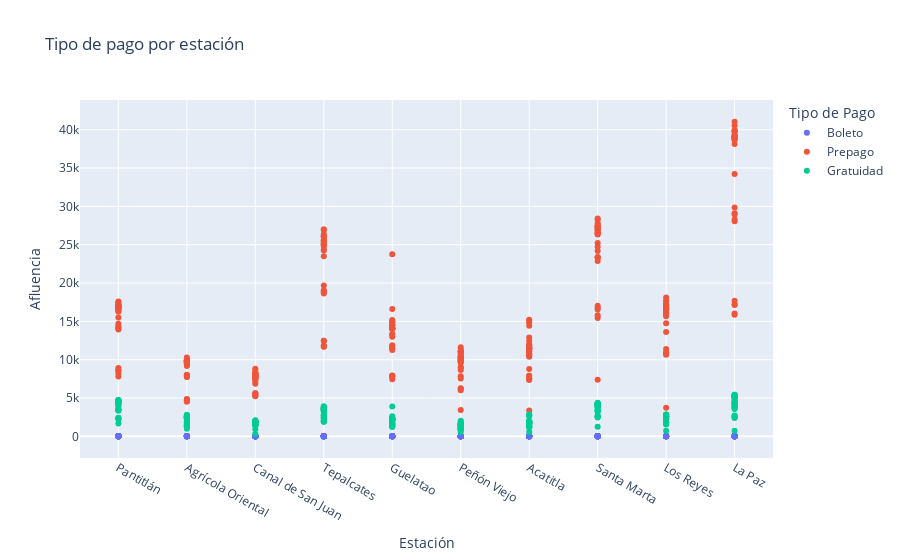

The notebook cell saved with this chart:
### Code cell
fig = px.scatter(linea_a, x="estacion", y="afluencia", color="tipo_pago",
                 labels={"estacion": "Estación",
                         "afluencia": "Afluencia",
                         "tipo_pago": "Tipo de Pago"},
                         title="Tipo de pago por estación")
fig.show()

### Figure 1 — Plotly figure (JSON) as saved in the notebook; plotly's stock layout.template omitted (floating-point values rounded to 4 significant figures; data arrays with more than 128 entries replaced by an {"elided": "..."} marker saying what was removed)
{"data": [{"hovertemplate": "Tipo de Pago=Boleto<br>Estación=%{x}<br>Afluencia=%{y}<extra></extra>", "legendgroup": "Boleto", "marker": {"color": "#636efa", "symbol": "circle"}, "mode": "markers", "name": "Boleto", "orientation": "v", "showlegend": true, "type": "scatter", "x": {"elided": "300 str values"}, "xaxis": "x", "y": {"elided": "300 int values"}, "yaxis": "y"}, {"hovertemplate": "Tipo de Pago=Prepago<br>Estación=%{x}<br>Afluencia=%{y}<extra></extra>", "legendgroup": "Prepago", "marker": {"color": "#EF553B", "symbol": "circle"}, "mode": "markers", "name": "Prepago", "orientation": "v", "showlegend": true, "type": "scatter", "x": {"elided": "300 str values"}, "xaxis": "x", "y": {"elided": "300 int values"}, "yaxis": "y"}, {"hovertemplate": "Tipo de Pago=Gratuidad<br>Estación=%{x}<br>Afluencia=%{y}<extra></extra>", "legendgroup": "Gratuidad", "marker": {"color": "#00cc96", "symbol": "circle"}, "mode": "markers", "name": "Gratuidad", "orientation": "v", "showlegend": true, "type": "scatter", "x": {"elided": "300 str values"}, "xaxis": "x", "y": {"elided": "300 int values"}, "yaxis": "y"}], "layout": {"legend": {"title": {"text": "Tipo de Pago"}, "tracegroupgap": 0}, "title": {"text": "Tipo de pago por estación"}, "xaxis": {"anchor": "y", "domain": [0, 1], "title": {"text": "Estación"}}, "yaxis": {"anchor": "x", "domain": [0, 1], "title": {"text": "Afluencia"}}}}
